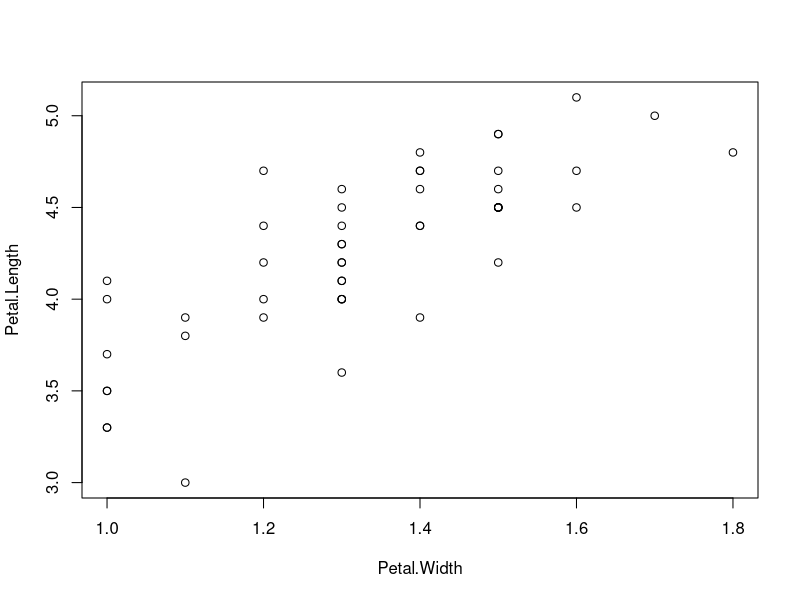
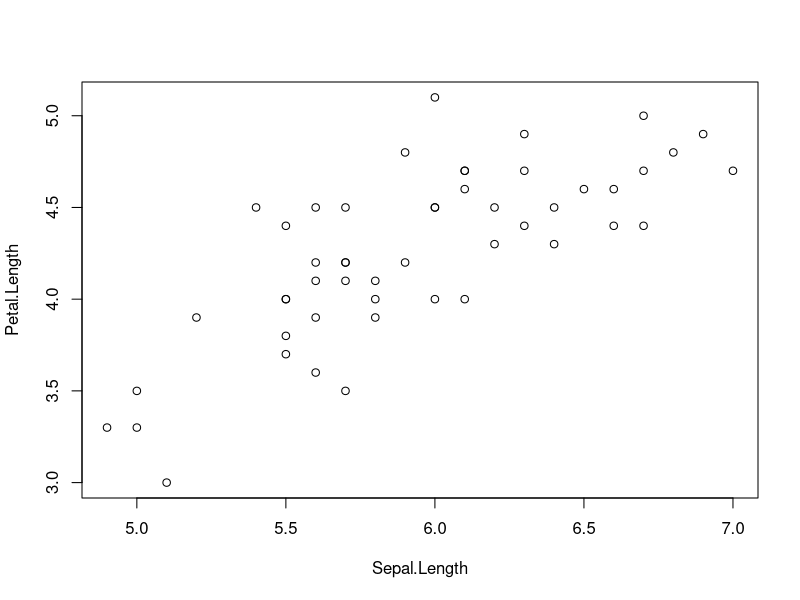
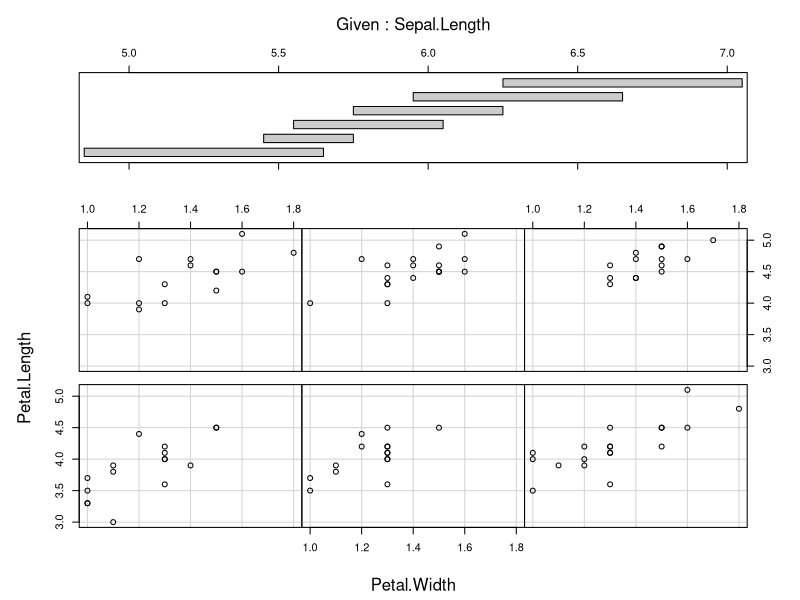
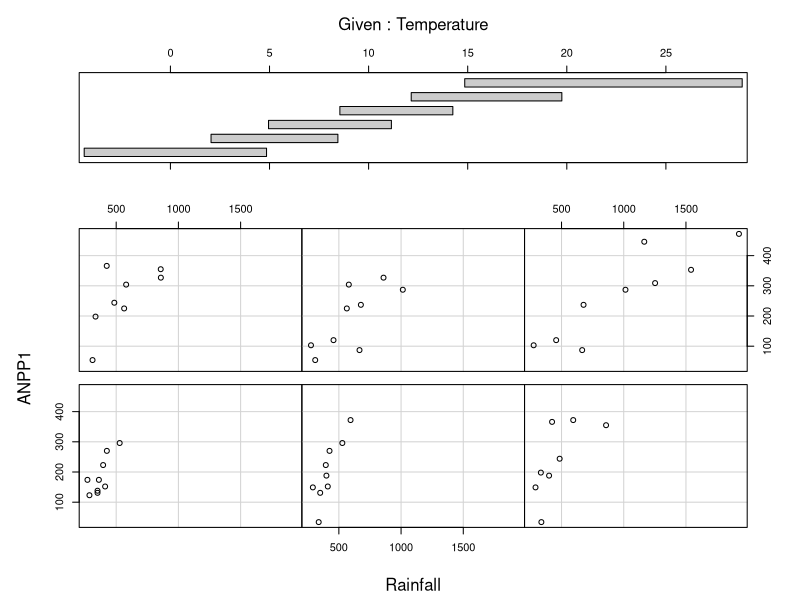
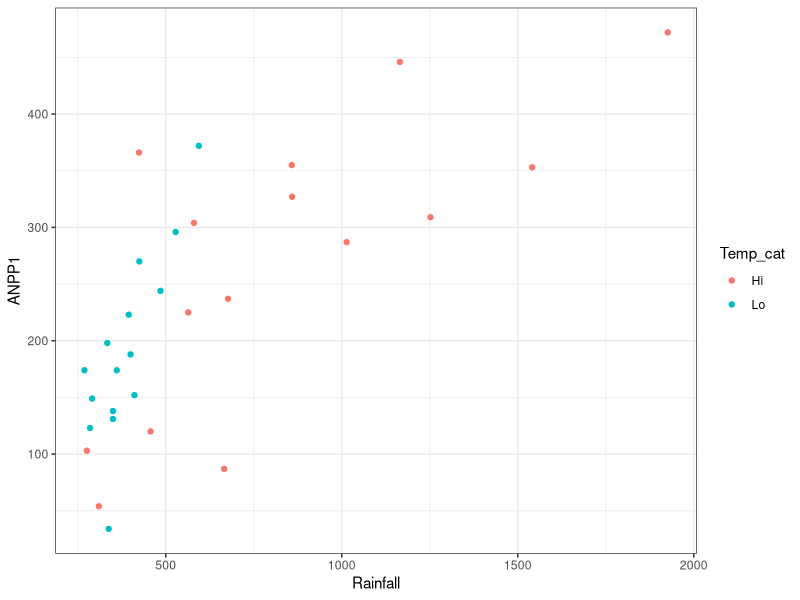
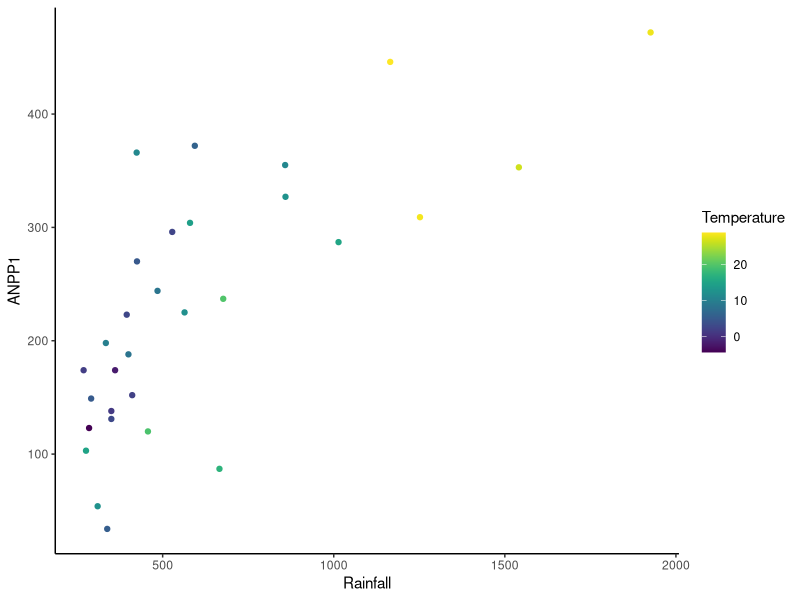
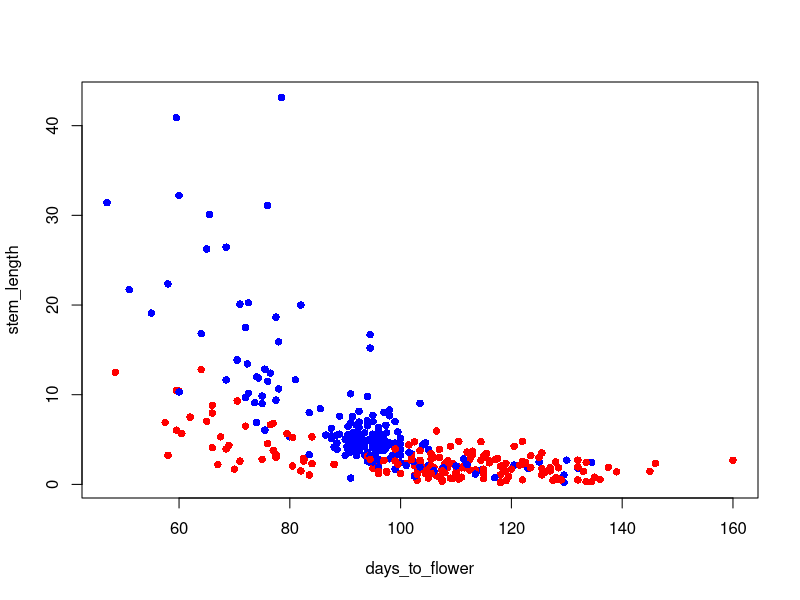
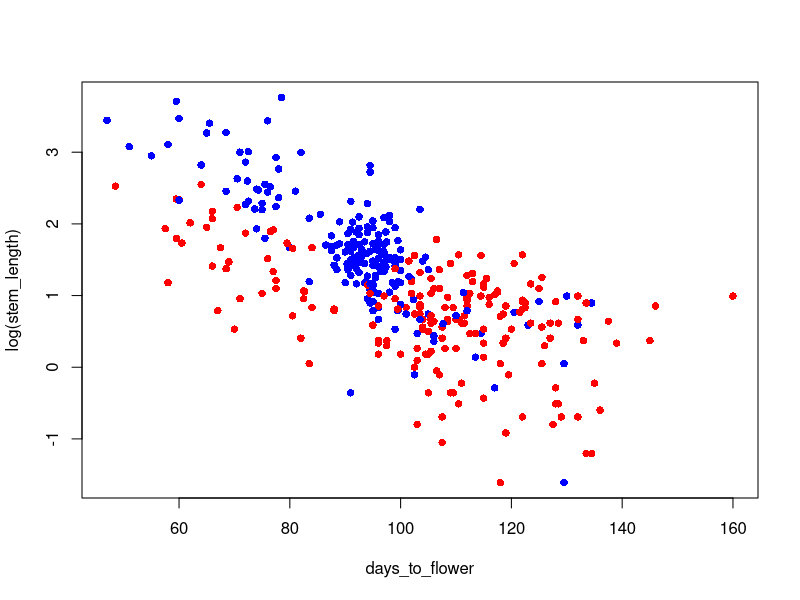

Recreate these plots in R, in order.
# Script for Class 2 
# PLS 298 -- Applied Statistical Modeling -- F2019

#### Setup ####

library(dplyr)
library(lattice)
library(lme4)
library(arm)
library(ggplot2)
library(viridis)

#### PART 1: Multiple regression ####

## Why might we want or need to include multiple variables in a model?

# a) Include another variable to explain more variation (when no interaction between variables but both are explanatory). 
# Example:
# Predicting the length of petals of Iris versicolor from other morphological measurements 

# In this case, excluding the additional relevant variable results in "underfit". 

plot(Petal.Length~Petal.Width, iris, subset=iris$Species=="versicolor")
plot(Petal.Length~Sepal.Length, iris, subset=iris$Species=="versicolor")

# Here's a useful plot similar to xyplot that plots the relationship between 2 data columns conditioned on a third. 
coplot(Petal.Length~Petal.Width|Sepal.Length, iris[iris$Species=="versicolor",])
# the relationship between petal.length and petal.width, conditional on the sepal.length. The horizontal bars on top graph (sepal length) from lowest to highest each correspond to a subplot below from low left to top right.

# Does the model get better when we add another explanatory variable? 
summary(lm(Petal.Length~Petal.Width, iris, subset=iris$Species=="versicolor"))
summary(lm(Petal.Length~Petal.Width + Sepal.Length, iris, subset=iris$Species=="versicolor"))


# b) Include another variable beacuse the association between the response and the explanatory variables depends on level of other variables.

# When people write that an analysis "controlled for" other variables, they often simply mean that other variables were included in the analysis. They didn't control those other variables in the experimental sense. Instead, the claim is that the analysis is able to account for dependence in the relationship between the response and the explanatory variable of interest. 

# Example:
# Predicting ANPP from rainfall from the grassland data from last class. We might expect the relationship between productivity and rainfall to depend on temperature. We can explore this graphically, and include temperature as a covariate in a regression.

ANPP <- read.csv("Grassland_NPP_31_site_summary.csv", na.strings = "-9999")
# Let's drop the extreme high value for now
ANPP <- filter(ANPP, ANPP1 < 1000)

# Graphical display
coplot(ANPP1~Rainfall|Temperature, ANPP)
# Regression with rainfall alone
summary(lm(ANPP1~Rainfall, ANPP))
# Adding temperature as a covariate
summary(lm(ANPP1~Rainfall*Temperature, ANPP))
        
# Does the effect of rainfall seem to be stronger or weaker when we incorporate temperature into the model? What's the interpretation of the regression coefficients in this second model? 
# cooler temperatures require less rain to increase NPP (because NPP starts at low levels), but at higher temperatures more rain is required to increase NPP because there is more evaporative demand

# We can also look at this interaction by splitting the data into "high" and "low" temperature locations.
# Maybe the easiest way is to manually create a categorical variable first, then use it to differentiate high and low temperature sites in the plot
ANPP$Temp_cat <- ifelse(ANPP$Temperature>10, "Hi", "Lo") 
ggplot(ANPP, aes(x=Rainfall, y=ANPP1)) + geom_point(aes(color=Temp_cat)) + theme_bw()

# Note this could also be done using temperature as a continuous variable 
ggplot(ANPP, aes(x=Rainfall, y=ANPP1)) + geom_point(aes(color=Temperature)) + scale_color_viridis() + theme_classic()


#### PART 2: Regression fitting, diagnostics, interpretation ####

# When you have a continuous and a categorical variable, the requirement to sample across the whole range equates to balance.

# As we'll see, models with random effects are more robust to imbalance, but there's no way around needing to have a big enough sample size that is well stratified enough to learn about each level of a factor. 

# (Note here is another reason you might choose to use a random effect -- you can have low sample size in some groups/categories, you just won't learn much about that particular one but you can still generalize across them). 

d <- read.table("Erodium_data_for_class2.csv", sep=",", header=T)

# Data set explanation: 
# These data are from a greenhouse experiment in which widespread invasive plant Erodium cicutarium was planted in high and low-water treatments. This exercise explores the effect of plant phenology (how soon they flower) and watering treatment on plant size (stem length).
# -- treatment (1/0) = low-water treatment (1) or high-water treatment (0)
# -- stem_length = length of longest stem on each plant in cm
# -- days_to_flower = time from planting to flowering in days

# We can initially look at the effect of days to flower and treatment on plant size 

colors = ifelse(d$treatment == "low_water", "red", "blue") 
plot(stem_length~days_to_flower, d, pch=16, col=colors)

# Relationships look pretty non-linear. What if we log-transform the response variable? 
plot(log(stem_length)~days_to_flower, d, pch=16, col=colors)

m1 <- lm(log(stem_length)~days_to_flower*treatment, d)
summary(m1)

# Or you might prefer the display() function in Gelman & Hill's arm library which is much cleaner:
display(m1)

# Here's a quick way to check two assumptions of the normal linear model:
par(mfrow=c(2, 1), mar=rep(3,4), mgp=c(2,1,0))
plot(m1, which=1:2)
# Note: If you want to see an example of what these plots look like when these assumptions are badly violated, try refitting the model on non-log-transformed stem length and the repeating this plot. 

# But also note: per Gelman and Hill, these are really not terribly important assumptions and mild violations are no big deal! They don't even recommend looking at normal quantile plots of residuals. Residuals can however be useful to look at because they can reveal other things, such as weird outliers, nonlinearity, and grouping structure (i.e. non-independence) in the data. Much more on this later in the course.


#### Interpreting regression model parameters  ####

# How would you interpret the intercept and the effect of treatment in this model? # the intercept doesn't tell you very much except a ballpark estimate of where you'd expect the trend to be - obviously it can't take 0 days to flower
# the effect of treatment tells you that low water delays flowering, and limits stem length.

# Does this give an interpretation that makes practical sense? If not, what can we do? 
# This makes sense.

# One reason to center the explanatory variables on the mean is to make the effects more interpretable. 
d.center <- d
d.center$days_to_flower <- d$days_to_flower - mean(d$days_to_flower, na.rm=T)
# Or we can do the same think using a function from dplyr: 
# d.center <- mutate(d, days_to_flower = scale(days_to_flower, center=TRUE, scale=FALSE))

# Then we can repeat the same regression and compare. 
m2 <- lm(log(stem_length)~days_to_flower*treatment, d.center)
display(m1)
display(m2)
dev.off()
plot(log(stem_length)~days_to_flower, d.center, pch=16, col=colors)

# Which coefficients change? Now what do the intercept and treament effects mean? 
# the coefficients illustrate a deviation away from the mean value; a negative value means that the treatment effect (low water) decreases the days to flower relative to the mean

# Q how would you compare the sizes of the effect of treatment and days to flower? # treatment has a larger effect on stem length than days to flower

# G&H recommend centering all variables, and dividing continuous variables by 2x their standard deviation. This makes the effects of continuous variables more comparable to those of 1/0 categorical variables. 
# See G&H pp56-57.

# It is, however, much more common practice to just divide by one standard deviation (rather than 2), and is what people usually mean when they say the data were centered and scaled. It doesn't matter much, because either procedure puts the explanatory variables on the same scale, which is good for computation, and puts regression coefficients on a similar footing for comparison.

d.scaled <- d.center 
d.scaled$days_to_flower <- d.center$days_to_flower/(2*sd(d.center$days_to_flower))
# d.scaled <- mutate(d, days_to_flower = scale(days_to_flower, center=TRUE, scale=TRUE))

m3 <- lm(log(stem_length)~days_to_flower*treatment, d.scaled)
display(m3)

#~~~~~~~~~~~~~~~~~~~~~~~~~~~~~~~~~~~~~~~~~~~~~~~~~~~~~~~~~~~#
#### Pause here for class discussion ####
# Please let the instructor know you have reached this point! 
#~~~~~~~~~~~~~~~~~~~~~~~~~~~~~~~~~~~~~~~~~~~~~~~~~~~~~~~~~~~#


#### PART 3: How can you tell if a model is good, or good enough?  ####

# a) Single-number summaries. 
# R^2 and other measures of fit or prediction 

# b) Fit 
# Plot fitted values vs observed.

# It can be helpful to plot the data with fitted lines. 

plot(log(stem_length)~days_to_flower, data=d.scaled, pch=16, col=colors)
betas <- coef(m3) # this extracts the coefficients from the linear model
abline(betas[1], betas[2], col="blue") # regression line for treatment=0
abline(betas[1]+betas[3], betas[2]+betas[4], col="red") # regression line for treatment=1


# Plotting the regression line plus confidence intervals.
# Keeping it simple, let's use just one explanatory variable.

m4 <- lm(log(stem_length)~days_to_flower, d.scaled)

# set the range of the explanatory variable to use for displaying the predictions
x.pred <- seq(min(d.scaled$days_to_flower)*1.1, max(d.scaled$days_to_flower)*1.1, by=0.05) # generates a sequence of values going just outside the range of observed x values

# The function predict() lets us predict the response variable from various levels of the explanatory variable. 
erodium.pred <- predict(m4, data.frame(days_to_flower=x.pred), se.fit=TRUE, interval="prediction") 
# Make predictions into a table for easier plotting 
erodium_pred_out <- data.frame(x.pred = x.pred, fit = erodium.pred$fit[,1], lwr = erodium.pred$fit[,2], upr = erodium.pred$fit[,3])
 
# We can also get intervals around that prediction. We can get "predictive" interval, or a "confidence" interval (see below). 
plot(fit ~ x.pred, erodium_pred_out, type="l", ylim=c(-3, 4), ylab="log(Stem Length mm)", xlab="Days to flower")
lines(lwr~x.pred, erodium_pred_out, lty=2)
lines(upr~x.pred, erodium_pred_out, lty=2)
# plot the data on top of the fit
points(log(stem_length)~days_to_flower, d.scaled)

# Are there more points than you'd expect outside the 95% prediction interval? 

# For comparison, here is a plot showing the confidence interval around the regression line:
erodium.pred <- predict(m4, data.frame(days_to_flower=x.pred), se.fit=TRUE, interval="confidence")  
erodium_pred_out <- data.frame(x.pred = x.pred, fit = erodium.pred$fit[,1], lwr = erodium.pred$fit[,2], upr = erodium.pred$fit[,3])
plot(fit ~ x.pred, erodium_pred_out, type="l", ylim=c(-3, 4), ylab="log(Stem Length mm)", xlab="Days to flower")
lines(lwr~x.pred, erodium_pred_out, lty=2)
lines(upr~x.pred, erodium_pred_out, lty=2)
# plot the data on top of the fit
points(log(stem_length)~days_to_flower, d.scaled)

# Why are the confidence intervals for the regression line narrower than the confidence intervals for the model predictions? 
# Not really sure about this point

# Having done all that, a quicker way to plot confidence intervals is to use ggplot's statistical fit methods: 
ggplot(d.scaled, aes(x=days_to_flower, y=log(stem_length))) + geom_point() + stat_smooth(method=lm)


#### Simulating replicate data ####

# Can you simulate replicate data using the model? Remember what the regression model actually is, as a probability distribution, and what the parameters of that probability distribution are. 

# Hint 1: Note a short-cut is to use the function sim() in the arm library to generate random values of the fitted regression coefficients. You can then use this information to produce replicate simulated data sets. 

# Hint 2: the function rnorm(n, mean, sd) generates n random normally distributed data points with mean = "mean" and standard deviation "sd".  

# Comment: the function simulate() is what you'd probably ACTUALLY use to do this, but for now, try doing it "by hand" using sim() and rnorm()
